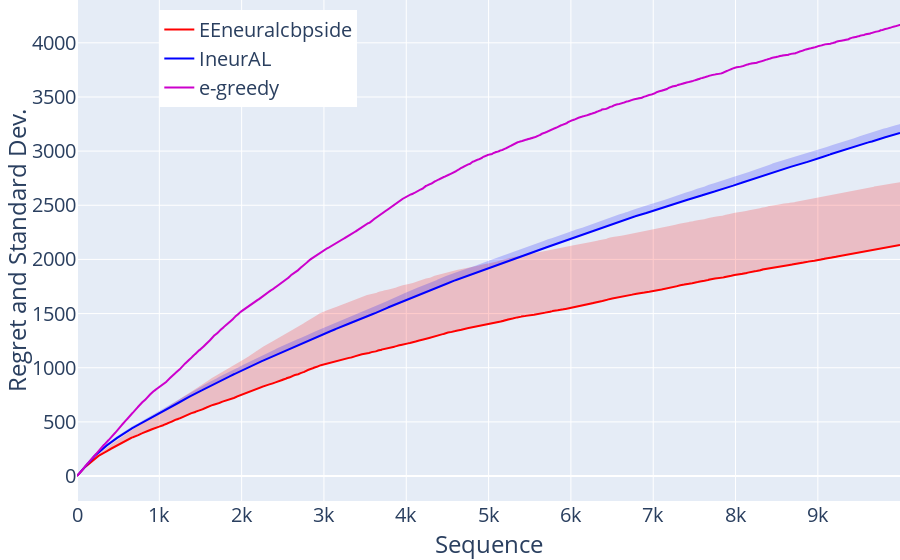

Notebook source saved alongside this figure:
### Code cell
horizon = 9999
context = 'MNIST'


# colors = [ [0,255,255], [0,0,255], [0,128,0], [128,0,255], [0,0,0], [0,0,0] ]

# labels = [    'neuralcbpside', 'randneuralcbpside',  'margin' , 'cesa', 'ineural' , 'random'] 



# colors = [  [0,255,255], [0,0,255], [0,128,0], [128,0,255], [150,0,50], [0,0,0] ]
# labels = [   'EEneuralcbpside',  'randneuralcbpside', 'random', 'random2', 'ineural' ] 
# legend_labels = [ 'EEneuralcbpside', 'Randneuralcbpside', 'e-greedy1', 'e-greedy2', 'IneurAL' , ] 

material = { 'EEneuralcbpside':{'color':[255,0,0],'label': 'EEneuralcbpside'},
             'ineural':{'color':[0,0,255],'label':'IneurAL'},
             'random2':{'color':[204,0,204],'label':'e-greedy'}  }
            # 'random':{'color':[204,0,204],'label':'e-greedy'},
            #  'margin':{'color':[255,128,0],'label': 'Margin'},
            #  'cesa':{'color':[0,255,0],'label': 'Cesa'},

fig = go.Figure( )

final_regrets = []

for agent_name in material.keys():

    color, l_label = material[agent_name]['color'], material[agent_name]['label']

    r,g,b = color

    direct = './results/'
    if agent_name == 'randneuralcbpside':
        n_folds = 12
    elif agent_name == 'EEneuralcbpside':
        n_folds = 12
    else:
        n_folds = 10

    path = os.path.join(direct, 'case2_{}_{}_{}_{}.pkl.gz'.format(context,horizon,n_folds,agent_name) )
    result = loadall_results2(path, 12)
    result = result[1:]
    result = result.astype(np.float32)
    print(result)
    
    regret =  np.mean(result,0) 
    xcoords = np.arange(0,horizon,1).tolist()
    std =  np.std( result , 0 )
    upper_regret = regret + std

    # if agent_name == 'random2':
    #     fig.add_trace(go.Scatter(x=xcoords, y=regret, line=dict(color='rgb({},{},{})'.format(r,g,b),  dash=  'dot' ), mode='lines',  name=l_label,  showlegend=True )) 
    # else:
    fig.add_trace(go.Scatter(x=xcoords, y=regret, line=dict(color='rgb({},{},{})'.format(r,g,b),  dash=  'solid' ), mode='lines',  name=l_label,  showlegend=True )) 
    
    fig.add_trace(   go.Scatter( x=xcoords+xcoords[::-1], y=upper_regret.tolist()+regret.tolist()[::-1],  fill='toself', fillcolor='rgba({}, {}, {},0.2)'.format(r,g,b), 
                            line=dict(color='rgba(255,255,255,0)'),   hoverinfo="skip",  showlegend=False )   )

fig.update_layout(autosize=False,
                  xaxis_title="Sequence", yaxis_title="Regret and Standard Dev.",  margin=go.layout.Margin( l=0,   r=0,   b=0,    t=0, ),   
                  font=dict(size=20,),
                  legend= dict(yanchor="top",y=0.98,xanchor="left",x=0.1) )

# fig.update_yaxes( type="log" )
# fig.update_xaxes( type="log" )

# fig.update_layout( yaxis=dict(range=[0, 10000] ) )

fig.show()
fig.write_image("./figures/case2.pdf" )

### Figure 1 — Plotly figure (JSON) as saved in the notebook; plotly's stock layout.template omitted (floating-point values rounded to 4 significant figures; data arrays with more than 128 entries replaced by an {"elided": "..."} marker saying what was removed)
{"data": [{"line": {"color": "rgb(255,0,0)", "dash": "solid"}, "mode": "lines", "name": "EEneuralcbpside", "showlegend": true, "type": "scatter", "x": {"elided": "9999 int values"}, "y": {"elided": "9999 float values"}}, {"fill": "toself", "fillcolor": "rgba(255, 0, 0,0.2)", "hoverinfo": "skip", "line": {"color": "rgba(255,255,255,0)"}, "showlegend": false, "type": "scatter", "x": {"elided": "19998 int values"}, "y": {"elided": "19998 float values"}}, {"line": {"color": "rgb(0,0,255)", "dash": "solid"}, "mode": "lines", "name": "IneurAL", "showlegend": true, "type": "scatter", "x": {"elided": "9999 int values"}, "y": {"elided": "9999 float values"}}, {"fill": "toself", "fillcolor": "rgba(0, 0, 255,0.2)", "hoverinfo": "skip", "line": {"color": "rgba(255,255,255,0)"}, "showlegend": false, "type": "scatter", "x": {"elided": "19998 int values"}, "y": {"elided": "19998 float values"}}, {"line": {"color": "rgb(204,0,204)", "dash": "solid"}, "mode": "lines", "name": "e-greedy", "showlegend": true, "type": "scatter", "x": {"elided": "9999 int values"}, "y": {"elided": "9999 int values"}}, {"fill": "toself", "fillcolor": "rgba(204, 0, 204,0.2)", "hoverinfo": "skip", "line": {"color": "rgba(255,255,255,0)"}, "showlegend": false, "type": "scatter", "x": {"elided": "19998 int values"}, "y": {"elided": "19998 int values"}}], "layout": {"autosize": false, "font": {"size": 20}, "legend": {"x": 0.1, "xanchor": "left", "y": 0.98, "yanchor": "top"}, "margin": {"b": 0, "l": 0, "r": 0, "t": 0}, "xaxis": {"title": {"text": "Sequence"}}, "yaxis": {"title": {"text": "Regret and Standard Dev."}}}}
